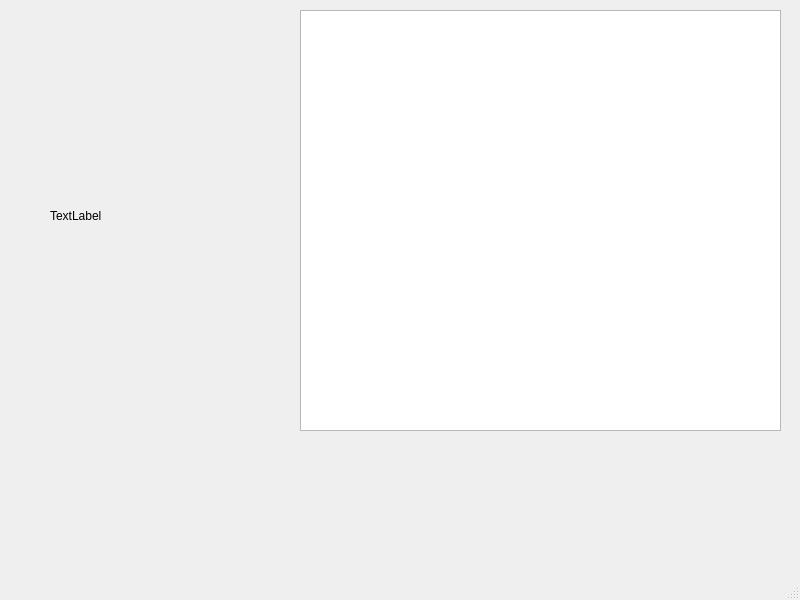
<?xml version="1.0" encoding="UTF-8"?>
<ui version="4.0">
 <class>MainWindow</class>
 <widget class="QMainWindow" name="MainWindow">
  <property name="geometry">
   <rect>
    <x>0</x>
    <y>0</y>
    <width>800</width>
    <height>600</height>
   </rect>
  </property>
  <property name="windowTitle">
   <string>MainWindow</string>
  </property>
  <widget class="QWidget" name="centralwidget">
   <widget class="Drop" name="label">
    <property name="geometry">
     <rect>
      <x>50</x>
      <y>40</y>
      <width>221</width>
      <height>351</height>
     </rect>
    </property>
    <property name="text">
     <string>TextLabel</string>
    </property>
   </widget>
   <widget class="QTextBrowser" name="textBrowser">
    <property name="geometry">
     <rect>
      <x>300</x>
      <y>10</y>
      <width>481</width>
      <height>421</height>
     </rect>
    </property>
   </widget>
  </widget>
  <widget class="QMenuBar" name="menubar">
   <property name="geometry">
    <rect>
     <x>0</x>
     <y>0</y>
     <width>800</width>
     <height>22</height>
    </rect>
   </property>
  </widget>
  <widget class="QStatusBar" name="statusbar"/>
 </widget>
 <customwidgets>
  <customwidget>
   <class>Drop</class>
   <extends>QLabel</extends>
   <header>drop.h</header>
  </customwidget>
 </customwidgets>
 <resources/>
 <connections/>
</ui>
